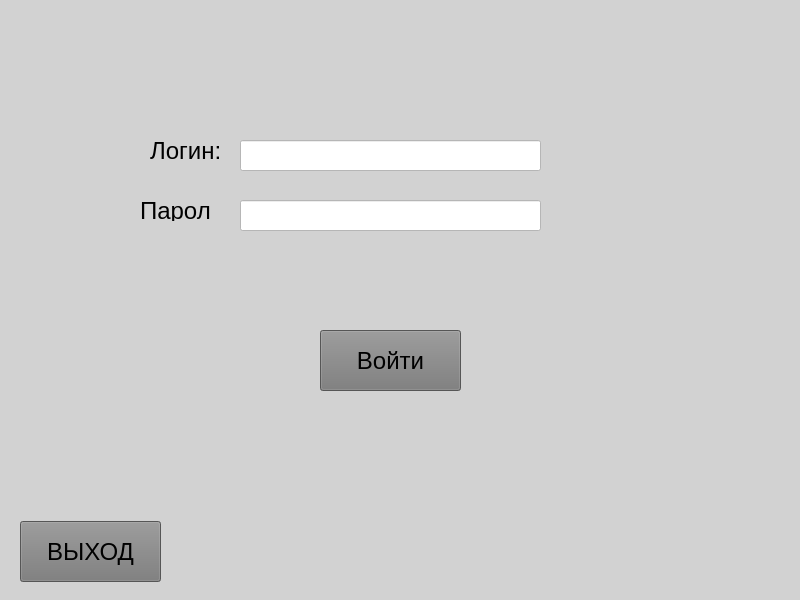
<?xml version="1.0" encoding="UTF-8"?>
<ui version="4.0">
 <class>MainWindow</class>
 <widget class="QMainWindow" name="MainWindow">
  <property name="geometry">
   <rect>
    <x>0</x>
    <y>0</y>
    <width>800</width>
    <height>600</height>
   </rect>
  </property>
  <property name="font">
   <font>
    <family>Arial</family>
    <pointsize>18</pointsize>
    <kerning>false</kerning>
   </font>
  </property>
  <property name="windowTitle">
   <string>Окно авторизации</string>
  </property>
  <property name="styleSheet">
   <string notr="true">background-color: rgb(210,210,210);</string>
  </property>
  <widget class="QWidget" name="centralwidget">
   <widget class="QPushButton" name="button_quit">
    <property name="geometry">
     <rect>
      <x>20</x>
      <y>521</y>
      <width>141</width>
      <height>61</height>
     </rect>
    </property>
    <property name="font">
     <font>
      <family>Arial</family>
      <pointsize>18</pointsize>
     </font>
    </property>
    <property name="styleSheet">
     <string notr="true">background-color: rgb(120,120,120);color:rgb(0,0,0);</string>
    </property>
    <property name="text">
     <string>ВЫХОД</string>
    </property>
   </widget>
   <widget class="QPushButton" name="button_enter">
    <property name="geometry">
     <rect>
      <x>320</x>
      <y>330</y>
      <width>141</width>
      <height>61</height>
     </rect>
    </property>
    <property name="font">
     <font>
      <family>Arial</family>
      <pointsize>18</pointsize>
     </font>
    </property>
    <property name="styleSheet">
     <string notr="true">background-color: rgb(120,120,120);color:rgb(0,0,0);</string>
    </property>
    <property name="text">
     <string>Войти</string>
    </property>
   </widget>
   <widget class="QLabel" name="label_login">
    <property name="geometry">
     <rect>
      <x>150</x>
      <y>140</y>
      <width>71</width>
      <height>21</height>
     </rect>
    </property>
    <property name="palette">
     <palette>
      <active>
       <colorrole role="WindowText">
        <brush brushstyle="SolidPattern">
         <color alpha="255">
          <red>0</red>
          <green>0</green>
          <blue>0</blue>
         </color>
        </brush>
       </colorrole>
       <colorrole role="Button">
        <brush brushstyle="SolidPattern">
         <color alpha="255">
          <red>210</red>
          <green>210</green>
          <blue>210</blue>
         </color>
        </brush>
       </colorrole>
       <colorrole role="Text">
        <brush brushstyle="SolidPattern">
         <color alpha="255">
          <red>0</red>
          <green>0</green>
          <blue>0</blue>
         </color>
        </brush>
       </colorrole>
       <colorrole role="BrightText">
        <brush brushstyle="SolidPattern">
         <color alpha="255">
          <red>0</red>
          <green>0</green>
          <blue>0</blue>
         </color>
        </brush>
       </colorrole>
       <colorrole role="ButtonText">
        <brush brushstyle="SolidPattern">
         <color alpha="255">
          <red>0</red>
          <green>0</green>
          <blue>0</blue>
         </color>
        </brush>
       </colorrole>
       <colorrole role="Base">
        <brush brushstyle="SolidPattern">
         <color alpha="255">
          <red>210</red>
          <green>210</green>
          <blue>210</blue>
         </color>
        </brush>
       </colorrole>
       <colorrole role="Window">
        <brush brushstyle="SolidPattern">
         <color alpha="255">
          <red>210</red>
          <green>210</green>
          <blue>210</blue>
         </color>
        </brush>
       </colorrole>
      </active>
      <inactive>
       <colorrole role="WindowText">
        <brush brushstyle="SolidPattern">
         <color alpha="255">
          <red>0</red>
          <green>0</green>
          <blue>0</blue>
         </color>
        </brush>
       </colorrole>
       <colorrole role="Button">
        <brush brushstyle="SolidPattern">
         <color alpha="255">
          <red>210</red>
          <green>210</green>
          <blue>210</blue>
         </color>
        </brush>
       </colorrole>
       <colorrole role="Text">
        <brush brushstyle="SolidPattern">
         <color alpha="255">
          <red>0</red>
          <green>0</green>
          <blue>0</blue>
         </color>
        </brush>
       </colorrole>
       <colorrole role="BrightText">
        <brush brushstyle="SolidPattern">
         <color alpha="255">
          <red>0</red>
          <green>0</green>
          <blue>0</blue>
         </color>
        </brush>
       </colorrole>
       <colorrole role="ButtonText">
        <brush brushstyle="SolidPattern">
         <color alpha="255">
          <red>0</red>
          <green>0</green>
          <blue>0</blue>
         </color>
        </brush>
       </colorrole>
       <colorrole role="Base">
        <brush brushstyle="SolidPattern">
         <color alpha="255">
          <red>210</red>
          <green>210</green>
          <blue>210</blue>
         </color>
        </brush>
       </colorrole>
       <colorrole role="Window">
        <brush brushstyle="SolidPattern">
         <color alpha="255">
          <red>210</red>
          <green>210</green>
          <blue>210</blue>
         </color>
        </brush>
       </colorrole>
      </inactive>
      <disabled>
       <colorrole role="WindowText">
        <brush brushstyle="SolidPattern">
         <color alpha="255">
          <red>0</red>
          <green>0</green>
          <blue>0</blue>
         </color>
        </brush>
       </colorrole>
       <colorrole role="Button">
        <brush brushstyle="SolidPattern">
         <color alpha="255">
          <red>210</red>
          <green>210</green>
          <blue>210</blue>
         </color>
        </brush>
       </colorrole>
       <colorrole role="Text">
        <brush brushstyle="SolidPattern">
         <color alpha="255">
          <red>0</red>
          <green>0</green>
          <blue>0</blue>
         </color>
        </brush>
       </colorrole>
       <colorrole role="BrightText">
        <brush brushstyle="SolidPattern">
         <color alpha="255">
          <red>0</red>
          <green>0</green>
          <blue>0</blue>
         </color>
        </brush>
       </colorrole>
       <colorrole role="ButtonText">
        <brush brushstyle="SolidPattern">
         <color alpha="255">
          <red>0</red>
          <green>0</green>
          <blue>0</blue>
         </color>
        </brush>
       </colorrole>
       <colorrole role="Base">
        <brush brushstyle="SolidPattern">
         <color alpha="255">
          <red>210</red>
          <green>210</green>
          <blue>210</blue>
         </color>
        </brush>
       </colorrole>
       <colorrole role="Window">
        <brush brushstyle="SolidPattern">
         <color alpha="255">
          <red>210</red>
          <green>210</green>
          <blue>210</blue>
         </color>
        </brush>
       </colorrole>
      </disabled>
     </palette>
    </property>
    <property name="font">
     <font>
      <family>Arial</family>
      <pointsize>18</pointsize>
     </font>
    </property>
    <property name="styleSheet">
     <string notr="true">color: rgb(0,0,0);</string>
    </property>
    <property name="text">
     <string>Логин: </string>
    </property>
   </widget>
   <widget class="QLabel" name="label_password">
    <property name="geometry">
     <rect>
      <x>140</x>
      <y>200</y>
      <width>71</width>
      <height>21</height>
     </rect>
    </property>
    <property name="palette">
     <palette>
      <active>
       <colorrole role="WindowText">
        <brush brushstyle="SolidPattern">
         <color alpha="255">
          <red>0</red>
          <green>0</green>
          <blue>0</blue>
         </color>
        </brush>
       </colorrole>
       <colorrole role="Button">
        <brush brushstyle="SolidPattern">
         <color alpha="255">
          <red>210</red>
          <green>210</green>
          <blue>210</blue>
         </color>
        </brush>
       </colorrole>
       <colorrole role="Text">
        <brush brushstyle="SolidPattern">
         <color alpha="255">
          <red>0</red>
          <green>0</green>
          <blue>0</blue>
         </color>
        </brush>
       </colorrole>
       <colorrole role="BrightText">
        <brush brushstyle="SolidPattern">
         <color alpha="255">
          <red>0</red>
          <green>0</green>
          <blue>0</blue>
         </color>
        </brush>
       </colorrole>
       <colorrole role="ButtonText">
        <brush brushstyle="SolidPattern">
         <color alpha="255">
          <red>0</red>
          <green>0</green>
          <blue>0</blue>
         </color>
        </brush>
       </colorrole>
       <colorrole role="Base">
        <brush brushstyle="SolidPattern">
         <color alpha="255">
          <red>210</red>
          <green>210</green>
          <blue>210</blue>
         </color>
        </brush>
       </colorrole>
       <colorrole role="Window">
        <brush brushstyle="SolidPattern">
         <color alpha="255">
          <red>210</red>
          <green>210</green>
          <blue>210</blue>
         </color>
        </brush>
       </colorrole>
      </active>
      <inactive>
       <colorrole role="WindowText">
        <brush brushstyle="SolidPattern">
         <color alpha="255">
          <red>0</red>
          <green>0</green>
          <blue>0</blue>
         </color>
        </brush>
       </colorrole>
       <colorrole role="Button">
        <brush brushstyle="SolidPattern">
         <color alpha="255">
          <red>210</red>
          <green>210</green>
          <blue>210</blue>
         </color>
        </brush>
       </colorrole>
       <colorrole role="Text">
        <brush brushstyle="SolidPattern">
         <color alpha="255">
          <red>0</red>
          <green>0</green>
          <blue>0</blue>
         </color>
        </brush>
       </colorrole>
       <colorrole role="BrightText">
        <brush brushstyle="SolidPattern">
         <color alpha="255">
          <red>0</red>
          <green>0</green>
          <blue>0</blue>
         </color>
        </brush>
       </colorrole>
       <colorrole role="ButtonText">
        <brush brushstyle="SolidPattern">
         <color alpha="255">
          <red>0</red>
          <green>0</green>
          <blue>0</blue>
         </color>
        </brush>
       </colorrole>
       <colorrole role="Base">
        <brush brushstyle="SolidPattern">
         <color alpha="255">
          <red>210</red>
          <green>210</green>
          <blue>210</blue>
         </color>
        </brush>
       </colorrole>
       <colorrole role="Window">
        <brush brushstyle="SolidPattern">
         <color alpha="255">
          <red>210</red>
          <green>210</green>
          <blue>210</blue>
         </color>
        </brush>
       </colorrole>
      </inactive>
      <disabled>
       <colorrole role="WindowText">
        <brush brushstyle="SolidPattern">
         <color alpha="255">
          <red>0</red>
          <green>0</green>
          <blue>0</blue>
         </color>
        </brush>
       </colorrole>
       <colorrole role="Button">
        <brush brushstyle="SolidPattern">
         <color alpha="255">
          <red>210</red>
          <green>210</green>
          <blue>210</blue>
         </color>
        </brush>
       </colorrole>
       <colorrole role="Text">
        <brush brushstyle="SolidPattern">
         <color alpha="255">
          <red>0</red>
          <green>0</green>
          <blue>0</blue>
         </color>
        </brush>
       </colorrole>
       <colorrole role="BrightText">
        <brush brushstyle="SolidPattern">
         <color alpha="255">
          <red>0</red>
          <green>0</green>
          <blue>0</blue>
         </color>
        </brush>
       </colorrole>
       <colorrole role="ButtonText">
        <brush brushstyle="SolidPattern">
         <color alpha="255">
          <red>0</red>
          <green>0</green>
          <blue>0</blue>
         </color>
        </brush>
       </colorrole>
       <colorrole role="Base">
        <brush brushstyle="SolidPattern">
         <color alpha="255">
          <red>210</red>
          <green>210</green>
          <blue>210</blue>
         </color>
        </brush>
       </colorrole>
       <colorrole role="Window">
        <brush brushstyle="SolidPattern">
         <color alpha="255">
          <red>210</red>
          <green>210</green>
          <blue>210</blue>
         </color>
        </brush>
       </colorrole>
      </disabled>
     </palette>
    </property>
    <property name="font">
     <font>
      <family>Arial</family>
      <pointsize>18</pointsize>
     </font>
    </property>
    <property name="styleSheet">
     <string notr="true">color: rgb(0,0,0);</string>
    </property>
    <property name="text">
     <string>Пароль:</string>
    </property>
   </widget>
   <widget class="QLineEdit" name="lineEdit_password">
    <property name="geometry">
     <rect>
      <x>240</x>
      <y>200</y>
      <width>301</width>
      <height>31</height>
     </rect>
    </property>
    <property name="font">
     <font>
      <family>Arial</family>
      <pointsize>18</pointsize>
     </font>
    </property>
    <property name="styleSheet">
     <string notr="true">background-color:rgb(255,255,255);color:rgb(0,0,0);</string>
    </property>
    <property name="inputMask">
     <string notr="true"/>
    </property>
    <property name="text">
     <string notr="true"/>
    </property>
    <property name="echoMode">
     <enum>QLineEdit::Password</enum>
    </property>
   </widget>
   <widget class="QLineEdit" name="lineEdit_login">
    <property name="geometry">
     <rect>
      <x>240</x>
      <y>140</y>
      <width>301</width>
      <height>31</height>
     </rect>
    </property>
    <property name="font">
     <font>
      <pointsize>18</pointsize>
     </font>
    </property>
    <property name="styleSheet">
     <string notr="true">background-color: rgb(255,255,255);color:rgb(0,0,0);</string>
    </property>
   </widget>
  </widget>
 </widget>
 <resources/>
 <connections/>
</ui>
